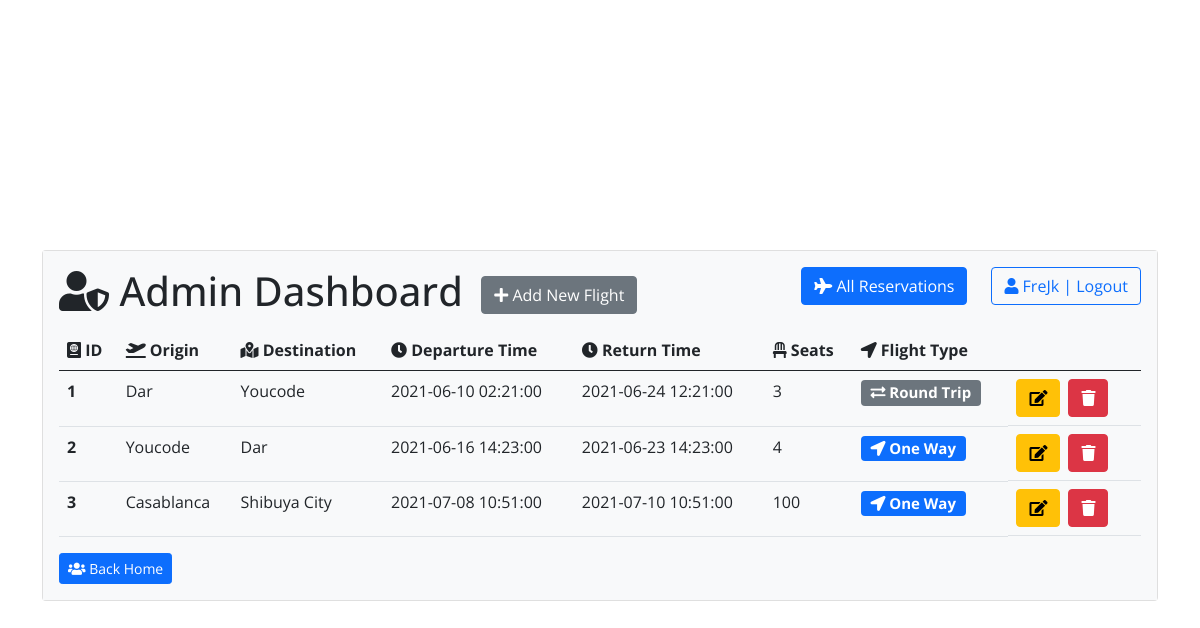
The page /dashadmin (signed in) on the database its author committed.
### tables this page shows
CREATE TABLE IF NOT EXISTS `flight` (
  `id` int(255) NOT NULL AUTO_INCREMENT,
  `origin` varchar(255) NOT NULL,
  `destination` varchar(255) NOT NULL,
  `dep_time` datetime NOT NULL,
  `return_time` datetime DEFAULT NULL,
  `seats` int(255) NOT NULL,
  `flighttype` varchar(25) NOT NULL,
  PRIMARY KEY (`id`)
);

### controllers/HomeController.php (called while the page is built)
<?php
class HomeController{
    public function index($page){
        include('views/'.$page.'.php');
    }
}
?>

### autoload.php (called while the page is built, shortened)
<?php
function autoload($class_name){
    $array_paths = array(
        'database/',
        'classes/',
        'models/',
        'controllers/',
    );
    $parts = explode('\\',$class_name);
    $name = array_pop($parts);
    foreach($array_paths as $path){
        $file = sprintf($path.'%s.php',$name);
    }
}
?>

### database/DB.php (called while the page is built)
<?php
class DB{
    static public function connect(){
        $db = new PDO("mysql:host=localhost;dbname=mvc","root","");
        $db->exec("set names utf8");
        $db->setAttribute(PDO::ATTR_ERRMODE,PDO::ERRMODE_WARNING);
        return $db;
    }
}

### models/flight.php (called while the page is built, shortened)
<?php
class Flight
{
    static public function getAll()
    {
        $stmt = DB::connect()->prepare('SELECT * FROM flight');
        $stmt->execute();
        return $stmt->fetchAll();
    }
}

### controllers/FlightController.php (called while the page is built, shortened)
<?php
class FlightController{
    public function getAllflights(){
        $flights = Flight::getAll();
        return $flights;
    }
}

### views/dashadmin.php (the view, shortened to what this page needs)
<?php
if (isset($_POST['find'])) {
    $data = new FlightController();
    $flights = $data->findFlights();
} else {
    $data = new FlightController();
    $flights = $data->getAllFlights();
}
?>
<div class="container">
    <div class="row">
        <div class="card">
            <div class="card-body bg-light">
                <div>
                    <h1> <i class="fa fa-user-shield"></i> Admin Dashboard
                        <a href="<?php echo BASE_URL; ?>logout" title="Logout" class="btn btn-outline-primary float-end">
                            <i class="fas fa-user"></i> <?php echo $_SESSION['username']; ?> | Logout
                        </a>
                        <a href="<?php echo BASE_URL; ?>add" class="btn btn btn-secondary m-2">
                            <i class="fas fa-plus"></i> Add New Flight
                        </a>
                        <a href="<?php echo BASE_URL;?>allres" title="allres" class="btn btn-primary me-4 float-end ">
                            <i class="fas fa-plane"></i>
                            All Reservations
                        </a>
                    </h1>
                </div>
                <table class="table table-hover">
                    <thead>
                        <tr>
                            <th scope="col"><i class="fa fa-passport"></i> ID</th>
                            <th scope="col"><i class="fa fa-plane-departure"></i> Origin</th>
                            <th scope="col"><i class="fa fa-map-marked-alt"></i> Destination</th>
                            <th scope="col"><i class="fa fa-clock"></i> Departure Time</th>
                            <th scope="col"><i class="fa fa-clock"></i> Return Time</th>
                            <th scope="col"><i class="fa fa-chair"></i> Seats</th>
                            <th scope="col"><i class="fa fa-location-arrow"></i> Flight Type</th>
                            <th scope="col"></th>
                        </tr>
                    </thead>
                    <tbody>
                        <?php foreach ($flights as $flight) : ?>
                            <tr>
                                <th scope="row"><?php echo $flight['id']; ?></th>
                                <td><?php echo $flight['origin']; ?></td>
                                <td><?php echo $flight['destination']; ?></td>
                                <td><?php echo $flight['dep_time']; ?></td>
                                <td><?php echo $flight['return_time'] ?></td>
                                <td><?php echo $flight['seats']; ?></td>
                                <td>
                                    <?php echo $flight['flighttype'] == "One Way"
                                        ?
                                        '<h5><span class="badge bg-primary"><i class="fa fa-location-arrow"></i> One Way</span></h5>'
                                        :
                                        '<h5><span class="badge bg-secondary"><i class="fa fa-exchange-alt"></i> Round Trip</span></h5>'
                                    ?>
                                </td>
                                <td class="d-flex flex-row">
                                    <form method="post" class="me-2" action="update">
                                        <button class="btn btn btn-warning"><i class="la la-edit fa fa-edit"></i></button>
                                    </form>
                                    <form method="post" class="me-2" action="delete">
                                        <button class="btn btn btn-danger"><i class="fa fa-trash la la-trash"></i></button>
                                    </form>
                                </td>
                            </tr>
                        <?php endforeach ?>
                    </tbody>
                </table>
                <a href="<?php echo BASE_URL; ?>home" class="btn btn-sm btn-primary" title="Admin gateway"><i class="fa fa-users"></i> Back Home</a>
            </div>
        </div>
    </div>
</div>

### views/includes/header.php (shortened to what this page needs)
<!DOCTYPE html>
<html lang="en">
<head>
    <link href="https://cdn.jsdelivr.net/npm/bootstrap@5.0.1/dist/css/bootstrap.min.css" rel="stylesheet">
    <link rel="stylesheet" href="https://cdnjs.cloudflare.com/ajax/libs/font-awesome/5.15.3/css/all.min.css" />
    <link rel="stylesheet" href="./style/style.css">
    </head>
<body>
</body>
</html>

### index.php (shortened to what this page needs)
<?php
require_once './views/includes/header.php';
require_once './autoload.php';
require_once './controllers/HomeController.php';
$home = new HomeController();
$pages = ['home','add','update','delete','login', 'register', 'logout', 'dashadmin', 'reserve', 'deleterev', 'homecopy', 'addpassenger', 'allres'];
if(isset($_SESSION['logged']) && $_SESSION['logged'] === true){
    if(isset($_GET['page'])){
        if(in_array($_GET['page'], $pages)){
            $page = $_GET['page'];
            $home->index($page);
        }else{
            include('views/includes/404.php');
        }
    }else{
        $home->index('home');
    }
}else if (isset($_GET['page']) && $_GET['page'] === 'register'){
    $home->index('register');
}else{
    $home->index('login');
}
?>

### style/style.css (style rules this page uses)
body { font-family: 'Open Sans', sans-serif; }

### views/includes/header.php (style rules this page uses)
body { background-image: url(https://images.unsplash.com/photo-1554123168-b400f9c806ca?ixid=MnwxMjA3fDB8MHxwaG90by1wYWdlfHx8fGVufDB8fHx8&ixlib=rb-1.2.1&auto=format&fit=crop&w=1950&q=80); }
.container { padding-top: 250px; }
.row { --bs-gutter-x: 0; }

### rows shown on the page
flight: id "1", origin "Dar", destination "Youcode", dep_time "2021-06-10 02:21:00", return_time "2021-06-24 12:21:00", seats "3", flighttype "Round Trip" (drawn)
flight: id "2", origin "Youcode", destination "Dar", dep_time "2021-06-16 14:23:00", return_time "2021-06-23 14:23:00", seats "4", flighttype "One Way" (drawn)
flight: id "3", origin "Casablanca", destination "Shibuya City", dep_time "2021-07-08 10:51:00", return_time "2021-07-10 10:51:00", seats "100", flighttype "One Way" (drawn)

### other values the page prints
$_SESSION['username'] "FreJk"
